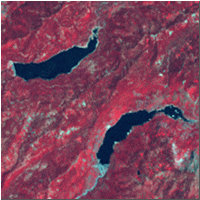
%> input picture cuts80.gif, 200 x 200 px
$ octave runbayesian.m   (GNU Octave 9; MATLAB toolbox functions it lacks are replaced by stand-ins)
%> lines starting %> are read from the running program, lines starting %| are printed output that depends on the picture; in (x1, y1, x2, y2) boxes, pixels count from 0 and x2, y2 are one past the last pixel; in counts of white or black regions, pixels touching at a corner belong together; the program's own positions count from 1
### extractBoundary.m
function boundary=extractBoundary(maskimage)
%
%boundary=extractBoundary(maskimage)
%extracts boundary points of a maskimage
%
%maskimage: any boolean image
%
%boundary: boolean image with 1 at boundary points and 0 elsewhere

[Nr, Nc]=size(maskimage);
rowzero(1:Nc)=0;
colzero(1:Nr)=0;
colzero=colzero';

boundary1=diff(maskimage, 1, 1);
boundary1_1=boundary1<0;
boundary1_2=boundary1>0;
boundary1_1=[rowzero;boundary1_1];
boundary1_2=[boundary1_2;rowzero];

boundary1=boundary1_1 | boundary1_2;

boundary2=diff(maskimage, 1, 2);
boundary2_1=boundary2<0;
boundary2_2=boundary2>0;
boundary2_1=[colzero, boundary2_1];
boundary2_2=[boundary2_2, colzero];

boundary2=boundary2_1 | boundary2_2;

boundary=boundary1 | boundary2;

### bayesian_change_detection.m
function [ C, alphaimg ] = bayesian_change_detection( Xt1, Xt2, maskimage, alphaHard, sigma, nbrSize, sigmaFalloff )
%[ C, alpha ] = bayesian_change_detection( Xt1, Xt2, maskimage, alpha, sigma, nbrSize, sigmaFalloff );
%   Detailed explanation goes here

C = Xt2;
alphaimg = alphaHard;

boundaryimg = sparse( extractBoundary( maskimage ) );

boundarysize = 1;
while( boundarysize ),%loop till boundary vanishes, i.e. all values are determined
    counter = 0;
    [ boundaryListI, boundaryListJ ]=find( boundaryimg );%will give a list of points on the boundary
    boundarysize = size( boundaryListI, 1 );
    maskimageNext = maskimage;
    maskimageNext( boundaryimg(:) ) = 1;%maskimageNext will be the maskimage in the next iteration. Used for updateboundary
    for boundaryIndex = 1:boundarysize,
		% i and j denote the boundary index
        i = boundaryListI( boundaryIndex );
        j = boundaryListJ( boundaryIndex );
        boundaryimg = updateboundary( i, j, maskimageNext, boundaryimg );%updates the boundaryimg by observing neighbourhood around (i,j)
        maskimage( i, j ) = 1;
        [ c, alpha ] = bayesian_optimise( i, j, Xt1, Xt2, C, alphaimg, maskimage, sigma, nbrSize, sigmaFalloff );%computes the MAP estimate C and alpha at (i,j)

        %update values
        C( i, j, : ) = c;
        alphaimg( i, j ) = alpha;

        %display progress
        counter = counter + 1
        boundarysize
    end
end

### runbayesian.m
%read the input image
[Xt1, map1] = imread( 'cuts80.gif', 'gif', 'frame', 'all' );
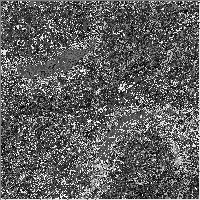
%> Xt1: size 200x200 uint8; min 0, max 255, mean 94.5
%> map1 = 256 rows, first 12: [0.0157 0.051 0.196; 0.322 0.533 0.522; 0.529 0.149 0.29; 0.0745 0.298 0.4; 0.529 0.349 0.388; 0.675 0.529 0.529; 0.318 0.298 0.373; 0.749 0.349 0.42; 0.78 0.188 0.322; 0.286 0.145 0.267; 0.4 0.729 0.753; 0.475 0.541 0.549]
[Xt2, map2] = imread( 'cuts90.gif', 'gif', 'frame', 'all' );
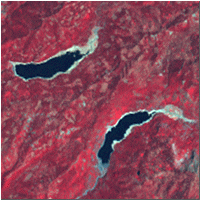
%> input picture cuts90.gif, 200 x 200 px
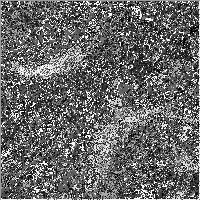
%> Xt2: size 200x200 uint8; min 0, max 254, mean 104
%> map2 = 256 rows, first 12: [0.0157 0.051 0.18; 0.337 0.529 0.549; 0.533 0.149 0.259; 0.533 0.329 0.369; 0.671 0.529 0.518; 0.0941 0.294 0.392; 0.749 0.329 0.38; 0.655 0.784 0.702; 0.78 0.192 0.298; 0.329 0.125 0.227; 0.533 0.443 0.459; 0.541 0.8 0.761]


Xt1_RGB = ind2rgb( Xt1, map1 );
Xt2_RGB = ind2rgb( Xt2, map2 );

Xt1_RGB = imresize( Xt1_RGB, 3 );
%> Xt1_RGB: size 600x600x3 double
Xt2_RGB = imresize( Xt2_RGB, 3 );
%> Xt2_RGB: size 600x600x3 double

%lightness normalization
New_Xt2_RGB = Xt2_RGB .* ( sum(Xt1_RGB(:)) / sum(Xt2_RGB(:)) );

%difference image
Xd = abs( rgb2gray( Xt1_RGB ) - rgb2gray( New_Xt2_RGB ) );
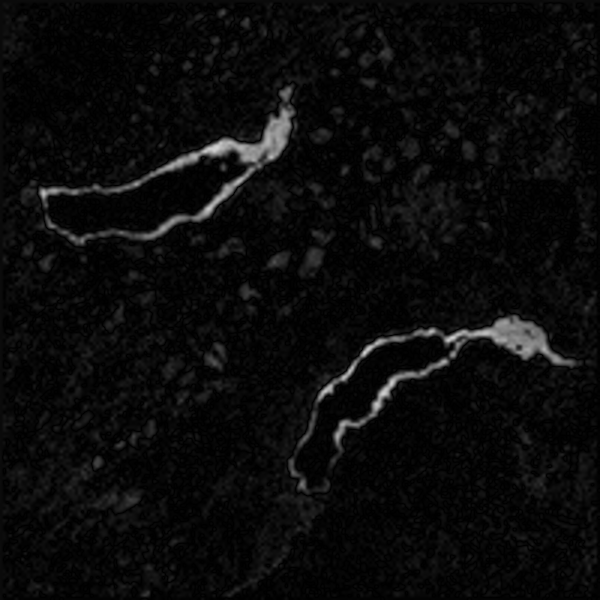
%> Xd: size 600x600 double; min 3.85e-10, max 0.825, mean 0.0441

%obtain three regions by the threshold selection method
%threshold value: (definitely unchanged region) Tn = Md * ( 1 - beta )
%(definitely changed region) Tc = Md * ( 1 + beta ), beta is on the inteval (0, 1)
%Md denotes the median.
beta = 0.3;
Md = ( max( Xd(:) ) + min( Xd(:) ) ) / 2;
%> Md = 0.412
Tn = Md * ( 1 - beta );
%> Tn = 0.289
Tc = Md * ( 1 + beta );
%> Tc = 0.536
Sn = sparse( Xd < Tn );
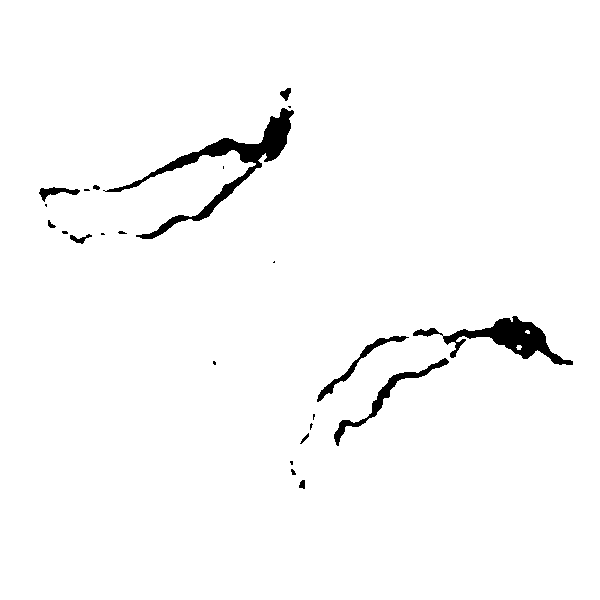
%> Sn: size 600x600 logical; 97.8% white; 24 black regions (12 under 20 px), largest, box (x1, y1, x2, y2) and area: (103, 108, 294, 239) 3432, (413, 316, 573, 365) 2337, (334, 358, 449, 446) 962
Sc = sparse( Xd > Tc );
%> Sc: size 600x600 logical; 0.71% white; 30 white regions (11 under 20 px), largest, box (x1, y1, x2, y2) and area: (201, 112, 289, 161) 1027, (445, 330, 508, 342) 305, (374, 376, 403, 411) 201

%alpha image initialization
%we assign th initial estimate of alpha with 1; whereas 0 is assigned to
%the definitely unchanged region.
alpha = Xd;
alpha( Sc ) = 1;
%> alpha: size 600x600 double; 0.72% of pixels changed, all inside (x1, y1, x2, y2) = (41, 112, 559, 440)
alpha( Sn ) = 0;

sigma = 1;
%neighborhood window size
nbrSize = 40;
%Gaussian falloff parameter
sigmaFalloff = 8;

%maskimage: Boolean image with 1 at pts where alpha/C is known, 0 denotes
%the unknow region
mask1 = ( Xd < Tn );
mask2 = ( Xd > Tc );
maskimage = mask1 | mask2;
%> maskimage: size 600x600 logical; 98.5% white; 25 black regions (13 under 20 px), largest, box (x1, y1, x2, y2) and area: (103, 108, 294, 239) 1990, (413, 316, 573, 365) 1755, (334, 358, 449, 446) 676

[ C, alphaimg ] = bayesian_change_detection( Xt1_RGB, New_Xt2_RGB, maskimage, alpha, sigma, nbrSize, sigmaFalloff );
%> in extractBoundary, `boundary1=diff(maskimage, 1, 1);`:
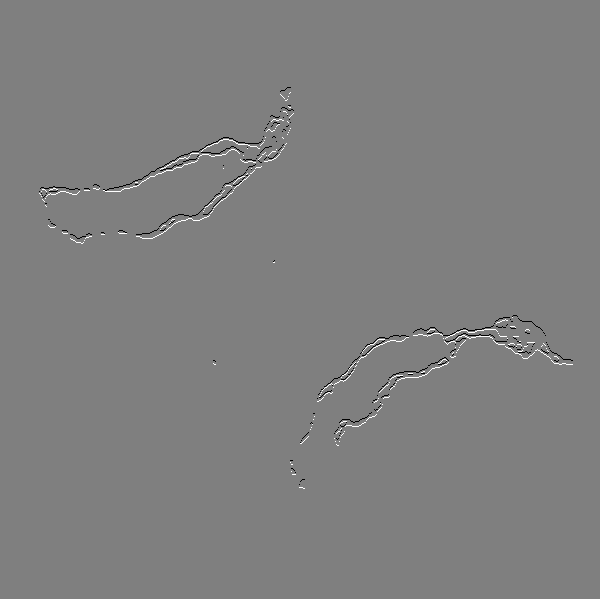
%> boundary1: size 599x600 double; min -1, max 1, mean 0; drawn with min black and max white
%> in extractBoundary, `boundary1_1=boundary1<0;`: boundary1_1: size 599x600 logical; 0.37% white in thin lines or dots, all inside (x1, y1, x2, y2) = (39, 87, 573, 485)
%> in extractBoundary, `boundary1_2=boundary1>0;`: boundary1_2: size 599x600 logical; 0.37% white in thin lines or dots, all inside (x1, y1, x2, y2) = (39, 92, 573, 489)
%> in extractBoundary, `boundary1_1=[rowzero;boundary1_1];`: boundary1_1: size 600x600 double; values 0 (black) and 1 (white), 0.37% white in thin lines or dots, all inside (x1, y1, x2, y2) = (39, 88, 573, 486)
%> in extractBoundary, `boundary1=boundary1_1 | boundary1_2;`: boundary1: size 600x600 logical; 0.71% white in thin lines or dots, all inside (x1, y1, x2, y2) = (39, 88, 573, 489)
%> in extractBoundary, `boundary2_1=boundary2<0;`: boundary2_1: size 600x599 logical; 0.27% white in thin lines or dots, all inside (x1, y1, x2, y2) = (38, 88, 566, 489)
%> in extractBoundary, `boundary2_2=boundary2>0;`: boundary2_2: size 600x599 logical; 0.27% white in thin lines or dots, all inside (x1, y1, x2, y2) = (40, 88, 573, 489)
%> in extractBoundary, `boundary2_1=[colzero, boundary2_1];`: boundary2_1: size 600x600 double; values 0 (black) and 1 (white), 0.27% white in thin lines or dots, all inside (x1, y1, x2, y2) = (39, 88, 567, 489)
%> in extractBoundary, `boundary=boundary1 | boundary2;`:
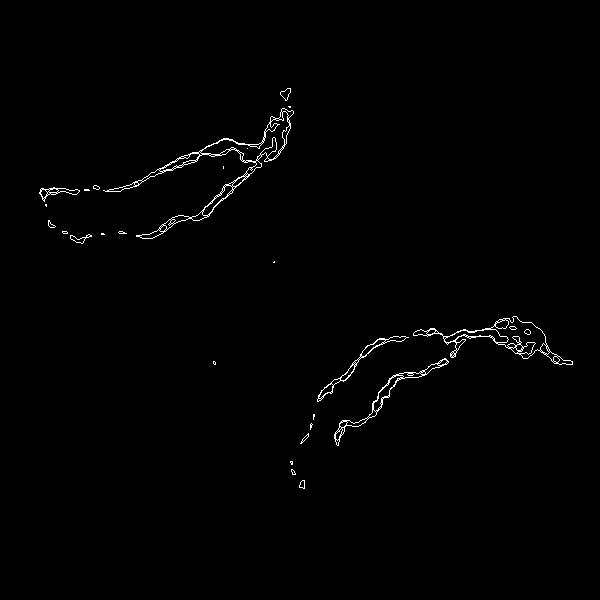
%> boundary: size 600x600 logical; 0.86% white in thin lines or dots, all inside (x1, y1, x2, y2) = (39, 88, 573, 489)
%> (the run ends here)
